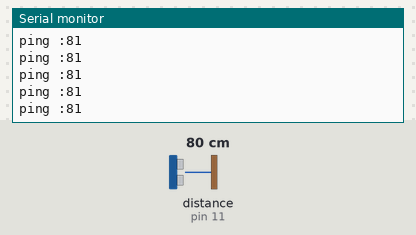
Bench run of a sketch on a simulated Arduino Uno, built with avr-gcc and run on an emulated ATmega328P. Shown: the last lines printed to the serial monitor. The inputs (shaded band) are chosen by the test bench; at power-on: distance to the obstacle (sensor on pin 11) 80 cm. The echo pulse lasts 58.3 µs per cm.

Above: at 1.2 s.
1.3 s: distance to the obstacle (sensor on pin 11) set to 35 cm
At 1.35 s:
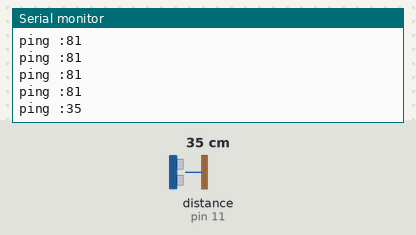
4.3 s: distance to the obstacle (sensor on pin 11) set to 2 cm
At 4.31 s:
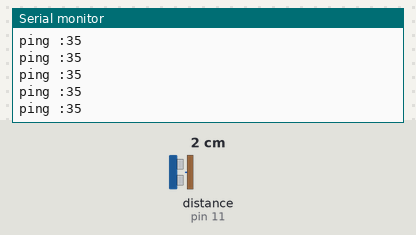
Timing chart, 0 to 7.3 s (numbered marks = the images above; inputs shaded):
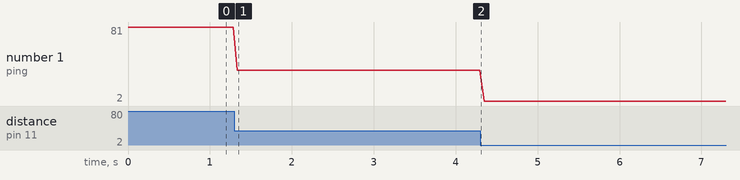

The sketch:

distance_measurement.ino
```cpp
#include <NewPing.h>

int trig = 12 ;
int echo = 11 ;
int max_dis = 200 ;

NewPing sonic (trig , echo , max_dis);

void setup() {
  // put your setup code here, to run once:
  Serial.begin(9600);

}

void loop() {
  // put your main code here, to run repeatedly:
  int us = sonic.ping();
  int dis = us / US_ROUNDTRIP_CM ;
  Serial.print("ping :");
  Serial.println(dis);
  delay(50);


}
```

Measured:
- after the input at 1.3 s, the serial monitor: prints a new line at once (image 1)
- plotted number 1: 81 → 35 after the input at 1.3 s, 35 → 2 after the input at 4.3 s
